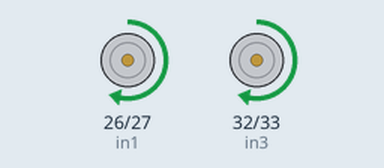
Simulated run of this sketch. Board: ESP32. Shown: motor-driver pin pairs drawn as motors (green arrow = first pin HIGH = forward, orange = second pin HIGH = backward, longer = more drive, scaled by the enable pin).

Above: at 2.5 s.
At 7.5 s:
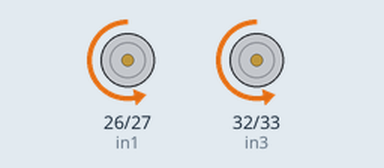
Timing chart, 0 to 13.0 s (numbered marks = the images above):
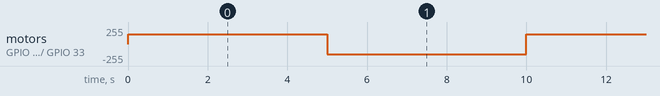

Measured:
- by itself, motor on GPIO 26 (in1) / GPIO 27 (in2), motor on GPIO 32 (in3) / GPIO 33 (in4): alternates forward 150/255 for 5.0 s and backward 150/255 for 5.0 s

The sketch:

Second_code.ino
```cpp
// Motor 1 variables
int ena =25;
int in1 =26;
int in2 =27;

// Motor 2 variables
int enb =14;
int in3 =32;
int in4 =33;


void forward(){
  digitalWrite(in1, HIGH);
  digitalWrite(in2, LOW);

  digitalWrite(in3, HIGH);
  digitalWrite(in4, LOW);

  analogWrite(ena, 150);
  analogWrite(enb, 150);
}
void reverse(){
  digitalWrite(in1, LOW);
  digitalWrite(in2, HIGH);

  digitalWrite(in3, LOW);
  digitalWrite(in4, HIGH);

  analogWrite(ena, 150);
  analogWrite(enb, 150);
}
void setup(){
  pinMode(ena,OUTPUT);
  pinMode(in1,OUTPUT);
  pinMode(in2,OUTPUT);
  pinMode(enb,OUTPUT);
  pinMode(in3,OUTPUT);
  pinMode(in4,OUTPUT);

  ledcAttachPin(ena,0);
  ledcAttachPin(enb,2);
  ledcSetup(0, 1000, 8);
}
// esp32 pins 34-39 are input only
void loop() {
 forward();
 delay(5000);
 reverse();
 delay(5000);

}
```
